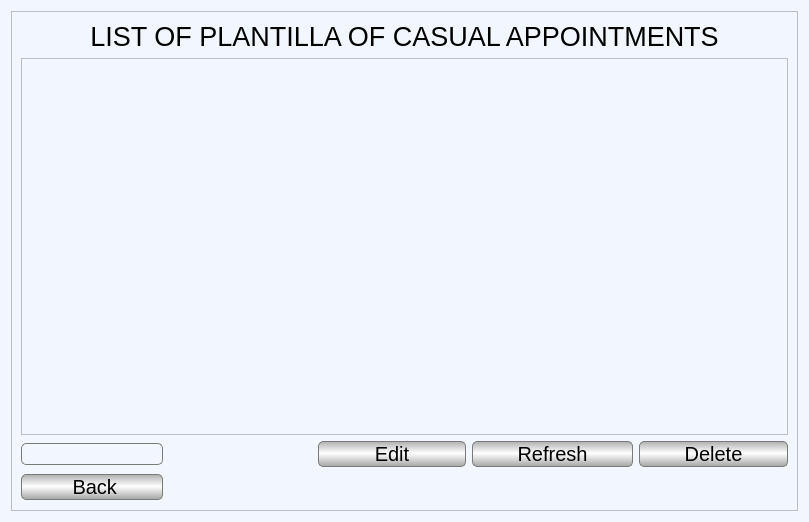
<?xml version="1.0" encoding="UTF-8"?>
<ui version="4.0">
 <class>ViewPlantillaCasualAppt</class>
 <widget class="QWidget" name="ViewPlantillaCasualAppt">
  <property name="geometry">
   <rect>
    <x>0</x>
    <y>0</y>
    <width>809</width>
    <height>522</height>
   </rect>
  </property>
  <property name="windowTitle">
   <string>Form</string>
  </property>
  <property name="styleSheet">
   <string notr="true">background-color: rgb(242, 247, 255);</string>
  </property>
  <layout class="QGridLayout" name="gridLayout">
   <item row="0" column="0">
    <widget class="QScrollArea" name="scrollArea">
     <property name="widgetResizable">
      <bool>true</bool>
     </property>
     <widget class="QWidget" name="scrollAreaWidgetContents">
      <property name="geometry">
       <rect>
        <x>0</x>
        <y>0</y>
        <width>789</width>
        <height>502</height>
       </rect>
      </property>
      <layout class="QGridLayout" name="gridLayout_2">
       <item row="2" column="5">
        <widget class="QPushButton" name="refreshB">
         <property name="sizePolicy">
          <sizepolicy hsizetype="Preferred" vsizetype="Fixed">
           <horstretch>0</horstretch>
           <verstretch>0</verstretch>
          </sizepolicy>
         </property>
         <property name="font">
          <font>
           <family>Segoe UI</family>
           <pointsize>15</pointsize>
          </font>
         </property>
         <property name="styleSheet">
          <string notr="true">border: 1px solid #7a7a7a;
selection-color: qlineargradient(spread:reflect, x1:1, y1:1, x2:1, y2:0.469, stop:0 rgba(210, 210, 210, 255), stop:1 rgba(255, 255, 255, 255));
selection-background-color: qlineargradient(spread:reflect, x1:1, y1:1, x2:1, y2:0.469, stop:0 rgba(210, 210, 210, 255), stop:1 rgba(255, 255, 255, 255));
border-radius: 5px;
background-color: qlineargradient(spread:reflect, x1:1, y1:1, x2:1, y2:0.469, stop:0 rgba(165, 165, 165, 255), stop:1 rgba(255, 255, 255, 255));</string>
         </property>
         <property name="text">
          <string>        Refresh        </string>
         </property>
        </widget>
       </item>
       <item row="0" column="0" colspan="7">
        <widget class="QLabel" name="label_27">
         <property name="font">
          <font>
           <family>Segoe UI</family>
           <pointsize>20</pointsize>
           <weight>50</weight>
           <bold>false</bold>
          </font>
         </property>
         <property name="text">
          <string>LIST OF PLANTILLA OF CASUAL APPOINTMENTS</string>
         </property>
         <property name="alignment">
          <set>Qt::AlignCenter</set>
         </property>
        </widget>
       </item>
       <item row="2" column="6">
        <widget class="QPushButton" name="deleteB">
         <property name="sizePolicy">
          <sizepolicy hsizetype="Preferred" vsizetype="Fixed">
           <horstretch>0</horstretch>
           <verstretch>0</verstretch>
          </sizepolicy>
         </property>
         <property name="font">
          <font>
           <family>Segoe UI</family>
           <pointsize>15</pointsize>
          </font>
         </property>
         <property name="styleSheet">
          <string notr="true">border: 1px solid #7a7a7a;
selection-color: qlineargradient(spread:reflect, x1:1, y1:1, x2:1, y2:0.469, stop:0 rgba(210, 210, 210, 255), stop:1 rgba(255, 255, 255, 255));
selection-background-color: qlineargradient(spread:reflect, x1:1, y1:1, x2:1, y2:0.469, stop:0 rgba(210, 210, 210, 255), stop:1 rgba(255, 255, 255, 255));
border-radius: 5px;
background-color: qlineargradient(spread:reflect, x1:1, y1:1, x2:1, y2:0.469, stop:0 rgba(165, 165, 165, 255), stop:1 rgba(255, 255, 255, 255));</string>
         </property>
         <property name="text">
          <string>        Delete        </string>
         </property>
        </widget>
       </item>
       <item row="3" column="1" colspan="6">
        <spacer name="horizontalSpacer_3">
         <property name="orientation">
          <enum>Qt::Horizontal</enum>
         </property>
         <property name="sizeHint" stdset="0">
          <size>
           <width>731</width>
           <height>28</height>
          </size>
         </property>
        </spacer>
       </item>
       <item row="1" column="0" colspan="7">
        <widget class="QTableWidget" name="plantillaCAppointmentsTable">
         <property name="font">
          <font>
           <pointsize>11</pointsize>
          </font>
         </property>
        </widget>
       </item>
       <item row="3" column="0">
        <widget class="QPushButton" name="backB">
         <property name="sizePolicy">
          <sizepolicy hsizetype="Preferred" vsizetype="Fixed">
           <horstretch>0</horstretch>
           <verstretch>0</verstretch>
          </sizepolicy>
         </property>
         <property name="font">
          <font>
           <family>Segoe UI</family>
           <pointsize>15</pointsize>
          </font>
         </property>
         <property name="styleSheet">
          <string notr="true">border: 1px solid #7a7a7a;
selection-color: qlineargradient(spread:reflect, x1:1, y1:1, x2:1, y2:0.469, stop:0 rgba(210, 210, 210, 255), stop:1 rgba(255, 255, 255, 255));
selection-background-color: qlineargradient(spread:reflect, x1:1, y1:1, x2:1, y2:0.469, stop:0 rgba(210, 210, 210, 255), stop:1 rgba(255, 255, 255, 255));
border-radius: 5px;
background-color: qlineargradient(spread:reflect, x1:1, y1:1, x2:1, y2:0.469, stop:0 rgba(165, 165, 165, 255), stop:1 rgba(255, 255, 255, 255));</string>
         </property>
         <property name="text">
          <string>         Back        </string>
         </property>
        </widget>
       </item>
       <item row="2" column="4">
        <widget class="QPushButton" name="editB">
         <property name="sizePolicy">
          <sizepolicy hsizetype="Preferred" vsizetype="Fixed">
           <horstretch>0</horstretch>
           <verstretch>0</verstretch>
          </sizepolicy>
         </property>
         <property name="font">
          <font>
           <family>Segoe UI</family>
           <pointsize>15</pointsize>
          </font>
         </property>
         <property name="styleSheet">
          <string notr="true">border: 1px solid #7a7a7a;
selection-color: qlineargradient(spread:reflect, x1:1, y1:1, x2:1, y2:0.469, stop:0 rgba(210, 210, 210, 255), stop:1 rgba(255, 255, 255, 255));
selection-background-color: qlineargradient(spread:reflect, x1:1, y1:1, x2:1, y2:0.469, stop:0 rgba(210, 210, 210, 255), stop:1 rgba(255, 255, 255, 255));
border-radius: 5px;
background-color: qlineargradient(spread:reflect, x1:1, y1:1, x2:1, y2:0.469, stop:0 rgba(165, 165, 165, 255), stop:1 rgba(255, 255, 255, 255));</string>
         </property>
         <property name="text">
          <string>          Edit          </string>
         </property>
        </widget>
       </item>
       <item row="2" column="0">
        <widget class="QLineEdit" name="nameSearch">
         <property name="sizePolicy">
          <sizepolicy hsizetype="Preferred" vsizetype="Fixed">
           <horstretch>0</horstretch>
           <verstretch>0</verstretch>
          </sizepolicy>
         </property>
         <property name="font">
          <font>
           <family>Segoe UI</family>
           <pointsize>11</pointsize>
          </font>
         </property>
         <property name="focusPolicy">
          <enum>Qt::StrongFocus</enum>
         </property>
         <property name="styleSheet">
          <string notr="true">border: 1px solid #7a7a7a;
border-radius: 5px;</string>
         </property>
         <property name="text">
          <string/>
         </property>
        </widget>
       </item>
       <item row="2" column="1" colspan="3">
        <spacer name="horizontalSpacer">
         <property name="orientation">
          <enum>Qt::Horizontal</enum>
         </property>
         <property name="sizeType">
          <enum>QSizePolicy::Preferred</enum>
         </property>
         <property name="sizeHint" stdset="0">
          <size>
           <width>200</width>
           <height>20</height>
          </size>
         </property>
        </spacer>
       </item>
      </layout>
     </widget>
    </widget>
   </item>
  </layout>
 </widget>
 <resources/>
 <connections/>
</ui>
